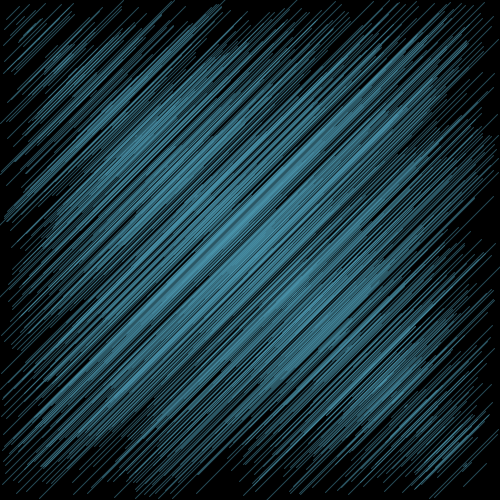
Frame 1 (no input)
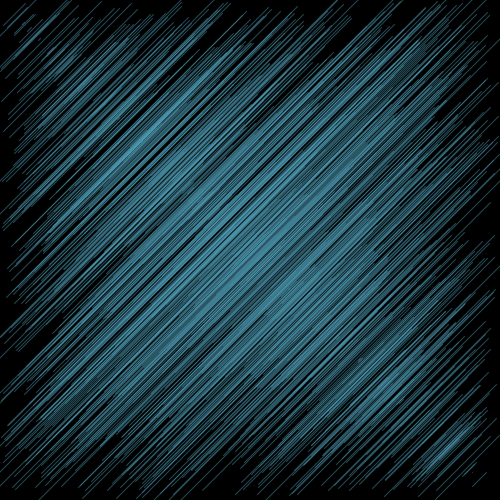
Frame 60 (the mouse pressed at the canvas centre just before this capture)
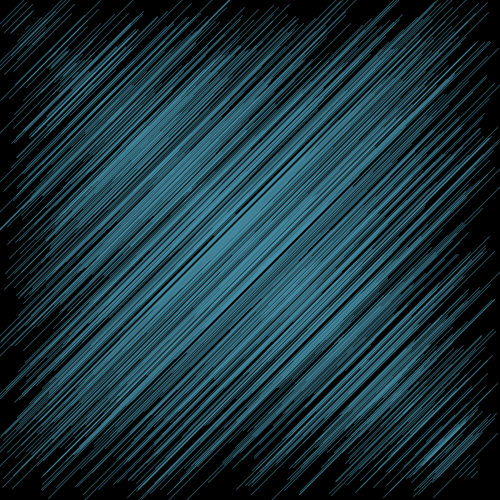
Frame 120 (the mouse held since frame 60 and released just before this capture)

The Processing sketch that drew these frames (run headless with seeded random() and noise(); from frame 60 on, the mouse is pressed at the canvas centre):

// Processing sketch: processing_116106
// ── processing_116106.pde

Particle[] particleArray = new Particle[1000];

void setup() {
  size(500, 500);
  for (int i = 0; i < 1000; i++) {
    //particleArray[i] = new Particle ((int)random(width),(int)random(height));
    particleArray[i] = new Particle ((int)random(width), (int)random(height));  
    //particleArray[i] = new Particle (width/2, height/2);
}
}

void draw() {
  background(0);

  for (int i = 0; i < 1000; i++) {
    particleArray[i].particleMove();
    particleArray[i].particleDisplay();
    particleArray[i].particleBright();
  }
}

class Particle {   
  int x;             
  int y;

  Particle(int tempX, int tempY) {       //constructor 
    x = tempX;
    y = tempY;
  }

  void particleDisplay() {   //function to that displays initial location of particle objects
    //noStroke();
    stroke(75,150,175, 125);
    fill(75, 150, 175, 125);
    //ellipse(x, y, 5, 7);
    line(x,y,y,x);  
}
  void particleMove() {      //function that moves particle objects
    int choice = int(random(4));

    if (choice == 0) {         //particle objects move according random number generated before
      x = x + 1;
    } 
    else if (choice == 1) {
      x = x - 1;
    } 
    else if (choice == 2) {
      y = y + 1;
    } 
    else {
      y = y - 1;
    }
  }
  //add functionality: when mouse moves through particle objects, they are thrown out of the way with natural physics
  void particleBright() {
    if (keyPressed) {
      println("key is being pressed!");
    }
  }
}
